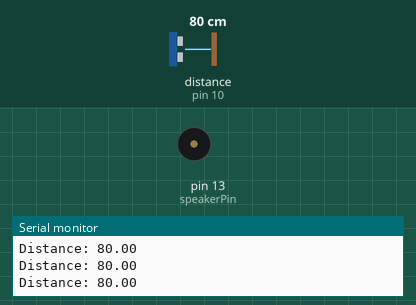
A sketch run on a simulated Arduino Uno, built with avr-gcc and run on an emulated ATmega328P. Parts: buzzer (waves = sounding), the last lines printed to the serial monitor. Wiring (inferred from the names in the program): ultrasonic range finder: trigger pin 9; echo pin 10. Inputs (shaded band) come from the test bench; at power-on: distance to the obstacle (sensor on pin 10) 80 cm. The echo pulse lasts 58.3 µs per cm.

Above: at 1.2 s.
1.3 s: distance to the obstacle (sensor on pin 10) set to 2 cm
4.3 s: distance to the obstacle (sensor on pin 10) set to 18 cm
At 4.51 s:
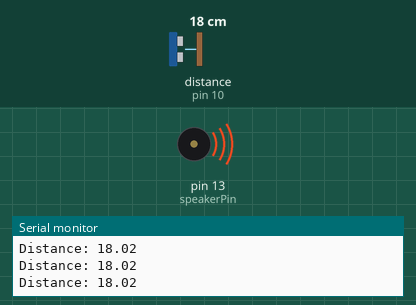
7.3 s: distance to the obstacle (sensor on pin 10) set to 120 cm
At 8.5 s:
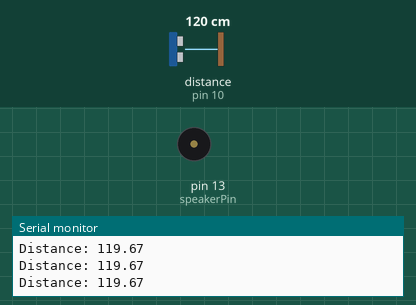
Timing chart, 0 to 16.3 s (numbered marks = the images above; inputs shaded):
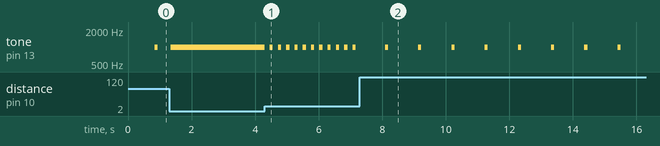

Measured:
- after the input at 4.3 s, tone on pin 13 (speakerPin): alternates 1000 Hz for 0.10 s and silent for 0.16 s, starting at once
- after the input at 7.3 s, tone on pin 13 (speakerPin): alternates 1000 Hz for 0.10 s and silent for 0.95 s, starting after 0.79 s

The sketch:

ARDUINO_Ultrasonic_Sensor.ino
```cpp
const int trigPin = 9;
const int echoPin = 10;
const int speakerPin = 13;

const int moduleFrequency = 1000; // Frequency of the beep
float duration, distance;
unsigned long previousBeepTime = 0;
int beepInterval = 500; // Default beep interval

void setup() {
  pinMode(trigPin, OUTPUT);
  pinMode(echoPin, INPUT);
  pinMode(speakerPin, OUTPUT);
  Serial.begin(9600);
}

void loop() {
  // Read distance from ultrasonic sensor at a constant rate
  digitalWrite(trigPin, LOW);
  delayMicroseconds(2);
  digitalWrite(trigPin, HIGH);
  delayMicroseconds(10);
  digitalWrite(trigPin, LOW);

  duration = pulseIn(echoPin, HIGH);
  distance = (duration * 0.0343) / 2;

  Serial.print("Distance: ");
  Serial.println(distance);

  // Map distance to beep interval (closer = faster beeping)
  beepInterval = map((int)distance, 5, 100, 100, 1000);
  beepInterval = constrain(beepInterval, 100, 1000);

  // Check if it's time to beep based on millis()
  unsigned long currentTime = millis();
  if (currentTime - previousBeepTime >= beepInterval) {
    previousBeepTime = currentTime;  // Update the last beep time
    tone(speakerPin, moduleFrequency, 100); // Beep duration fixed at 100ms
  }

  delay(50); // Ensures constant sensor reading rate (~20 readings per second)
}
```
